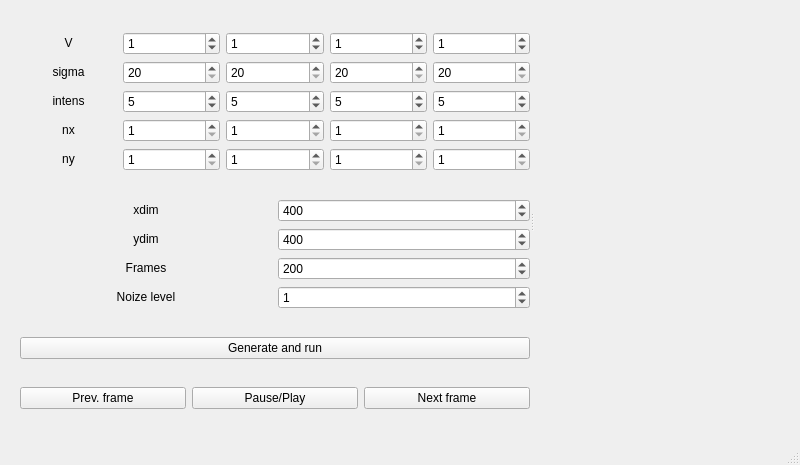
<?xml version="1.0" encoding="UTF-8"?>
<ui version="4.0">
 <class>matrix_main_window3</class>
 <widget class="QMainWindow" name="matrix_main_window3">
  <property name="geometry">
   <rect>
    <x>0</x>
    <y>0</y>
    <width>800</width>
    <height>465</height>
   </rect>
  </property>
  <property name="windowTitle">
   <string>MainWindow</string>
  </property>
  <widget class="QWidget" name="centralwidget">
   <widget class="QSplitter" name="splitter">
    <property name="geometry">
     <rect>
      <x>20</x>
      <y>10</y>
      <width>771</width>
      <height>421</height>
     </rect>
    </property>
    <property name="orientation">
     <enum>Qt::Horizontal</enum>
    </property>
    <widget class="QWidget" name="verticalLayoutWidget">
     <layout class="QVBoxLayout" name="verticalLayout">
      <item>
       <layout class="QGridLayout" name="gridLayout">
        <item row="2" column="2">
         <widget class="QSpinBox" name="intens2">
          <property name="maximum">
           <number>10</number>
          </property>
          <property name="value">
           <number>5</number>
          </property>
         </widget>
        </item>
        <item row="1" column="1">
         <widget class="QSpinBox" name="sigma1">
          <property name="minimum">
           <number>20</number>
          </property>
          <property name="maximum">
           <number>200</number>
          </property>
          <property name="singleStep">
           <number>20</number>
          </property>
          <property name="value">
           <number>20</number>
          </property>
         </widget>
        </item>
        <item row="3" column="2">
         <widget class="QSpinBox" name="nx2">
          <property name="minimum">
           <number>1</number>
          </property>
          <property name="maximum">
           <number>5</number>
          </property>
         </widget>
        </item>
        <item row="3" column="1">
         <widget class="QSpinBox" name="nx1">
          <property name="minimum">
           <number>1</number>
          </property>
          <property name="maximum">
           <number>5</number>
          </property>
         </widget>
        </item>
        <item row="2" column="4">
         <widget class="QSpinBox" name="intens4">
          <property name="maximum">
           <number>10</number>
          </property>
          <property name="value">
           <number>5</number>
          </property>
         </widget>
        </item>
        <item row="2" column="0">
         <widget class="QLabel" name="label_5">
          <property name="text">
           <string>&lt;html&gt;&lt;head/&gt;&lt;body&gt;&lt;p align=&quot;center&quot;&gt;intens&lt;/p&gt;&lt;/body&gt;&lt;/html&gt;</string>
          </property>
         </widget>
        </item>
        <item row="3" column="0">
         <widget class="QLabel" name="label_6">
          <property name="text">
           <string>&lt;html&gt;&lt;head/&gt;&lt;body&gt;&lt;p align=&quot;center&quot;&gt;nx&lt;/p&gt;&lt;/body&gt;&lt;/html&gt;</string>
          </property>
         </widget>
        </item>
        <item row="4" column="2">
         <widget class="QSpinBox" name="ny2">
          <property name="minimum">
           <number>1</number>
          </property>
          <property name="maximum">
           <number>5</number>
          </property>
         </widget>
        </item>
        <item row="0" column="3">
         <widget class="QSpinBox" name="v3">
          <property name="minimum">
           <number>-5</number>
          </property>
          <property name="maximum">
           <number>5</number>
          </property>
          <property name="value">
           <number>1</number>
          </property>
         </widget>
        </item>
        <item row="1" column="0">
         <widget class="QLabel" name="label_4">
          <property name="text">
           <string>&lt;html&gt;&lt;head/&gt;&lt;body&gt;&lt;p align=&quot;center&quot;&gt;sigma&lt;/p&gt;&lt;/body&gt;&lt;/html&gt;</string>
          </property>
         </widget>
        </item>
        <item row="2" column="3">
         <widget class="QSpinBox" name="intens3">
          <property name="maximum">
           <number>10</number>
          </property>
          <property name="value">
           <number>5</number>
          </property>
         </widget>
        </item>
        <item row="0" column="1">
         <widget class="QSpinBox" name="v1">
          <property name="minimum">
           <number>-5</number>
          </property>
          <property name="maximum">
           <number>5</number>
          </property>
          <property name="value">
           <number>1</number>
          </property>
         </widget>
        </item>
        <item row="0" column="0">
         <widget class="QLabel" name="label_3">
          <property name="text">
           <string>&lt;html&gt;&lt;head/&gt;&lt;body&gt;&lt;p align=&quot;center&quot;&gt;V&lt;/p&gt;&lt;/body&gt;&lt;/html&gt;</string>
          </property>
         </widget>
        </item>
        <item row="1" column="2">
         <widget class="QSpinBox" name="sigma2">
          <property name="minimum">
           <number>20</number>
          </property>
          <property name="maximum">
           <number>200</number>
          </property>
          <property name="singleStep">
           <number>20</number>
          </property>
          <property name="value">
           <number>20</number>
          </property>
         </widget>
        </item>
        <item row="4" column="0">
         <widget class="QLabel" name="label_7">
          <property name="text">
           <string>&lt;html&gt;&lt;head/&gt;&lt;body&gt;&lt;p align=&quot;center&quot;&gt;ny&lt;/p&gt;&lt;/body&gt;&lt;/html&gt;</string>
          </property>
         </widget>
        </item>
        <item row="4" column="4">
         <widget class="QSpinBox" name="ny4">
          <property name="minimum">
           <number>1</number>
          </property>
          <property name="maximum">
           <number>5</number>
          </property>
         </widget>
        </item>
        <item row="4" column="3">
         <widget class="QSpinBox" name="ny3">
          <property name="minimum">
           <number>1</number>
          </property>
          <property name="maximum">
           <number>5</number>
          </property>
         </widget>
        </item>
        <item row="2" column="1">
         <widget class="QSpinBox" name="intens1">
          <property name="maximum">
           <number>10</number>
          </property>
          <property name="value">
           <number>5</number>
          </property>
         </widget>
        </item>
        <item row="4" column="1">
         <widget class="QSpinBox" name="ny1">
          <property name="minimum">
           <number>1</number>
          </property>
          <property name="maximum">
           <number>5</number>
          </property>
         </widget>
        </item>
        <item row="1" column="3">
         <widget class="QSpinBox" name="sigma3">
          <property name="minimum">
           <number>20</number>
          </property>
          <property name="maximum">
           <number>200</number>
          </property>
          <property name="singleStep">
           <number>20</number>
          </property>
          <property name="value">
           <number>20</number>
          </property>
         </widget>
        </item>
        <item row="3" column="4">
         <widget class="QSpinBox" name="nx4">
          <property name="minimum">
           <number>1</number>
          </property>
          <property name="maximum">
           <number>5</number>
          </property>
         </widget>
        </item>
        <item row="3" column="3">
         <widget class="QSpinBox" name="nx3">
          <property name="minimum">
           <number>1</number>
          </property>
          <property name="maximum">
           <number>5</number>
          </property>
         </widget>
        </item>
        <item row="1" column="4">
         <widget class="QSpinBox" name="sigma4">
          <property name="minimum">
           <number>20</number>
          </property>
          <property name="maximum">
           <number>200</number>
          </property>
          <property name="singleStep">
           <number>20</number>
          </property>
          <property name="value">
           <number>20</number>
          </property>
         </widget>
        </item>
        <item row="0" column="4">
         <widget class="QSpinBox" name="v4">
          <property name="minimum">
           <number>-5</number>
          </property>
          <property name="maximum">
           <number>5</number>
          </property>
          <property name="value">
           <number>1</number>
          </property>
         </widget>
        </item>
        <item row="0" column="2">
         <widget class="QSpinBox" name="v2">
          <property name="minimum">
           <number>-5</number>
          </property>
          <property name="maximum">
           <number>5</number>
          </property>
          <property name="value">
           <number>1</number>
          </property>
         </widget>
        </item>
       </layout>
      </item>
      <item>
       <layout class="QGridLayout" name="gridLayout_2">
        <item row="1" column="0">
         <widget class="QLabel" name="label_2">
          <property name="text">
           <string>&lt;html&gt;&lt;head/&gt;&lt;body&gt;&lt;p align=&quot;center&quot;&gt;ydim&lt;/p&gt;&lt;/body&gt;&lt;/html&gt;</string>
          </property>
         </widget>
        </item>
        <item row="3" column="0">
         <widget class="QLabel" name="label10">
          <property name="text">
           <string>&lt;html&gt;&lt;head/&gt;&lt;body&gt;&lt;p align=&quot;center&quot;&gt;Noize level&lt;/p&gt;&lt;/body&gt;&lt;/html&gt;</string>
          </property>
         </widget>
        </item>
        <item row="2" column="1">
         <widget class="QSpinBox" name="frms">
          <property name="minimum">
           <number>50</number>
          </property>
          <property name="maximum">
           <number>1000</number>
          </property>
          <property name="singleStep">
           <number>50</number>
          </property>
          <property name="value">
           <number>200</number>
          </property>
         </widget>
        </item>
        <item row="3" column="1">
         <widget class="QSpinBox" name="noize">
          <property name="maximum">
           <number>10</number>
          </property>
          <property name="value">
           <number>1</number>
          </property>
         </widget>
        </item>
        <item row="2" column="0">
         <widget class="QLabel" name="label_8">
          <property name="text">
           <string>&lt;html&gt;&lt;head/&gt;&lt;body&gt;&lt;p align=&quot;center&quot;&gt;Frames&lt;/p&gt;&lt;/body&gt;&lt;/html&gt;</string>
          </property>
         </widget>
        </item>
        <item row="1" column="1">
         <widget class="QSpinBox" name="ydim">
          <property name="minimum">
           <number>100</number>
          </property>
          <property name="maximum">
           <number>1000</number>
          </property>
          <property name="singleStep">
           <number>100</number>
          </property>
          <property name="value">
           <number>400</number>
          </property>
         </widget>
        </item>
        <item row="0" column="1">
         <widget class="QSpinBox" name="xdim">
          <property name="minimum">
           <number>100</number>
          </property>
          <property name="maximum">
           <number>1000</number>
          </property>
          <property name="singleStep">
           <number>100</number>
          </property>
          <property name="value">
           <number>400</number>
          </property>
         </widget>
        </item>
        <item row="0" column="0">
         <widget class="QLabel" name="label">
          <property name="text">
           <string>&lt;html&gt;&lt;head/&gt;&lt;body&gt;&lt;p align=&quot;center&quot;&gt;xdim&lt;/p&gt;&lt;/body&gt;&lt;/html&gt;</string>
          </property>
         </widget>
        </item>
       </layout>
      </item>
      <item>
       <widget class="QPushButton" name="run_bnt">
        <property name="text">
         <string>Generate and run</string>
        </property>
       </widget>
      </item>
      <item>
       <layout class="QHBoxLayout" name="horizontalLayout">
        <item>
         <widget class="QPushButton" name="pushButton">
          <property name="text">
           <string>Prev. frame</string>
          </property>
         </widget>
        </item>
        <item>
         <widget class="QPushButton" name="pause_btn">
          <property name="text">
           <string>Pause/Play</string>
          </property>
         </widget>
        </item>
        <item>
         <widget class="QPushButton" name="pushButton_2">
          <property name="text">
           <string>Next frame</string>
          </property>
         </widget>
        </item>
       </layout>
      </item>
     </layout>
    </widget>
    <widget class="MatrixWidget" name="matrix_widget" native="true">
     <property name="minimumSize">
      <size>
       <width>127</width>
       <height>0</height>
      </size>
     </property>
    </widget>
   </widget>
  </widget>
  <widget class="QMenuBar" name="menubar">
   <property name="geometry">
    <rect>
     <x>0</x>
     <y>0</y>
     <width>800</width>
     <height>20</height>
    </rect>
   </property>
  </widget>
  <widget class="QStatusBar" name="statusbar"/>
 </widget>
 <customwidgets>
  <customwidget>
   <class>MatrixWidget</class>
   <extends>QWidget</extends>
   <header location="global">pure_widget</header>
   <container>1</container>
  </customwidget>
 </customwidgets>
 <resources/>
 <connections>
  <connection>
   <sender>v1</sender>
   <signal>valueChanged(int)</signal>
   <receiver>matrix_main_window3</receiver>
   <slot>set_v1()</slot>
   <hints>
    <hint type="sourcelabel">
     <x>242</x>
     <y>55</y>
    </hint>
    <hint type="destinationlabel">
     <x>565</x>
     <y>29</y>
    </hint>
   </hints>
  </connection>
  <connection>
   <sender>v2</sender>
   <signal>valueChanged(int)</signal>
   <receiver>matrix_main_window3</receiver>
   <slot>set_v2()</slot>
   <hints>
    <hint type="sourcelabel">
     <x>360</x>
     <y>55</y>
    </hint>
    <hint type="destinationlabel">
     <x>635</x>
     <y>27</y>
    </hint>
   </hints>
  </connection>
  <connection>
   <sender>v3</sender>
   <signal>valueChanged(int)</signal>
   <receiver>matrix_main_window3</receiver>
   <slot>set_v3()</slot>
   <hints>
    <hint type="sourcelabel">
     <x>479</x>
     <y>55</y>
    </hint>
    <hint type="destinationlabel">
     <x>701</x>
     <y>29</y>
    </hint>
   </hints>
  </connection>
  <connection>
   <sender>v4</sender>
   <signal>valueChanged(int)</signal>
   <receiver>matrix_main_window3</receiver>
   <slot>set_v4()</slot>
   <hints>
    <hint type="sourcelabel">
     <x>597</x>
     <y>55</y>
    </hint>
    <hint type="destinationlabel">
     <x>777</x>
     <y>31</y>
    </hint>
   </hints>
  </connection>
  <connection>
   <sender>sigma4</sender>
   <signal>valueChanged(int)</signal>
   <receiver>matrix_main_window3</receiver>
   <slot>set_sigma4()</slot>
   <hints>
    <hint type="sourcelabel">
     <x>597</x>
     <y>85</y>
    </hint>
    <hint type="destinationlabel">
     <x>780</x>
     <y>63</y>
    </hint>
   </hints>
  </connection>
  <connection>
   <sender>sigma3</sender>
   <signal>valueChanged(int)</signal>
   <receiver>matrix_main_window3</receiver>
   <slot>set_sigma3()</slot>
   <hints>
    <hint type="sourcelabel">
     <x>479</x>
     <y>85</y>
    </hint>
    <hint type="destinationlabel">
     <x>737</x>
     <y>69</y>
    </hint>
   </hints>
  </connection>
  <connection>
   <sender>sigma2</sender>
   <signal>valueChanged(int)</signal>
   <receiver>matrix_main_window3</receiver>
   <slot>set_sigma2()</slot>
   <hints>
    <hint type="sourcelabel">
     <x>360</x>
     <y>85</y>
    </hint>
    <hint type="destinationlabel">
     <x>703</x>
     <y>74</y>
    </hint>
   </hints>
  </connection>
  <connection>
   <sender>sigma1</sender>
   <signal>valueChanged(int)</signal>
   <receiver>matrix_main_window3</receiver>
   <slot>set_sigma1()</slot>
   <hints>
    <hint type="sourcelabel">
     <x>242</x>
     <y>85</y>
    </hint>
    <hint type="destinationlabel">
     <x>670</x>
     <y>81</y>
    </hint>
   </hints>
  </connection>
  <connection>
   <sender>intens1</sender>
   <signal>valueChanged(int)</signal>
   <receiver>matrix_main_window3</receiver>
   <slot>set_intens1()</slot>
   <hints>
    <hint type="sourcelabel">
     <x>242</x>
     <y>115</y>
    </hint>
    <hint type="destinationlabel">
     <x>554</x>
     <y>106</y>
    </hint>
   </hints>
  </connection>
  <connection>
   <sender>intens2</sender>
   <signal>valueChanged(int)</signal>
   <receiver>matrix_main_window3</receiver>
   <slot>set_intens2()</slot>
   <hints>
    <hint type="sourcelabel">
     <x>360</x>
     <y>115</y>
    </hint>
    <hint type="destinationlabel">
     <x>571</x>
     <y>118</y>
    </hint>
   </hints>
  </connection>
  <connection>
   <sender>intens3</sender>
   <signal>valueChanged(int)</signal>
   <receiver>matrix_main_window3</receiver>
   <slot>set_intens3()</slot>
   <hints>
    <hint type="sourcelabel">
     <x>479</x>
     <y>115</y>
    </hint>
    <hint type="destinationlabel">
     <x>683</x>
     <y>107</y>
    </hint>
   </hints>
  </connection>
  <connection>
   <sender>intens4</sender>
   <signal>valueChanged(int)</signal>
   <receiver>matrix_main_window3</receiver>
   <slot>set_intens4()</slot>
   <hints>
    <hint type="sourcelabel">
     <x>597</x>
     <y>115</y>
    </hint>
    <hint type="destinationlabel">
     <x>783</x>
     <y>110</y>
    </hint>
   </hints>
  </connection>
  <connection>
   <sender>nx1</sender>
   <signal>valueChanged(int)</signal>
   <receiver>matrix_main_window3</receiver>
   <slot>set_nx1()</slot>
   <hints>
    <hint type="sourcelabel">
     <x>242</x>
     <y>145</y>
    </hint>
    <hint type="destinationlabel">
     <x>553</x>
     <y>149</y>
    </hint>
   </hints>
  </connection>
  <connection>
   <sender>nx2</sender>
   <signal>valueChanged(int)</signal>
   <receiver>matrix_main_window3</receiver>
   <slot>set_nx2()</slot>
   <hints>
    <hint type="sourcelabel">
     <x>360</x>
     <y>145</y>
    </hint>
    <hint type="destinationlabel">
     <x>635</x>
     <y>146</y>
    </hint>
   </hints>
  </connection>
  <connection>
   <sender>nx3</sender>
   <signal>valueChanged(int)</signal>
   <receiver>matrix_main_window3</receiver>
   <slot>set_nx3()</slot>
   <hints>
    <hint type="sourcelabel">
     <x>479</x>
     <y>145</y>
    </hint>
    <hint type="destinationlabel">
     <x>684</x>
     <y>159</y>
    </hint>
   </hints>
  </connection>
  <connection>
   <sender>nx4</sender>
   <signal>valueChanged(int)</signal>
   <receiver>matrix_main_window3</receiver>
   <slot>set_nx4()</slot>
   <hints>
    <hint type="sourcelabel">
     <x>597</x>
     <y>145</y>
    </hint>
    <hint type="destinationlabel">
     <x>774</x>
     <y>147</y>
    </hint>
   </hints>
  </connection>
  <connection>
   <sender>ny1</sender>
   <signal>valueChanged(int)</signal>
   <receiver>matrix_main_window3</receiver>
   <slot>set_ny1()</slot>
   <hints>
    <hint type="sourcelabel">
     <x>242</x>
     <y>175</y>
    </hint>
    <hint type="destinationlabel">
     <x>558</x>
     <y>189</y>
    </hint>
   </hints>
  </connection>
  <connection>
   <sender>ny2</sender>
   <signal>valueChanged(int)</signal>
   <receiver>matrix_main_window3</receiver>
   <slot>set_ny2()</slot>
   <hints>
    <hint type="sourcelabel">
     <x>360</x>
     <y>175</y>
    </hint>
    <hint type="destinationlabel">
     <x>636</x>
     <y>189</y>
    </hint>
   </hints>
  </connection>
  <connection>
   <sender>ny3</sender>
   <signal>valueChanged(int)</signal>
   <receiver>matrix_main_window3</receiver>
   <slot>set_ny3()</slot>
   <hints>
    <hint type="sourcelabel">
     <x>479</x>
     <y>175</y>
    </hint>
    <hint type="destinationlabel">
     <x>714</x>
     <y>187</y>
    </hint>
   </hints>
  </connection>
  <connection>
   <sender>ny4</sender>
   <signal>valueChanged(int)</signal>
   <receiver>matrix_main_window3</receiver>
   <slot>set_ny4()</slot>
   <hints>
    <hint type="sourcelabel">
     <x>597</x>
     <y>175</y>
    </hint>
    <hint type="destinationlabel">
     <x>768</x>
     <y>200</y>
    </hint>
   </hints>
  </connection>
  <connection>
   <sender>xdim</sender>
   <signal>valueChanged(int)</signal>
   <receiver>matrix_main_window3</receiver>
   <slot>set_xdim()</slot>
   <hints>
    <hint type="sourcelabel">
     <x>597</x>
     <y>207</y>
    </hint>
    <hint type="destinationlabel">
     <x>591</x>
     <y>270</y>
    </hint>
   </hints>
  </connection>
  <connection>
   <sender>ydim</sender>
   <signal>valueChanged(int)</signal>
   <receiver>matrix_main_window3</receiver>
   <slot>set_ydim()</slot>
   <hints>
    <hint type="sourcelabel">
     <x>597</x>
     <y>237</y>
    </hint>
    <hint type="destinationlabel">
     <x>593</x>
     <y>336</y>
    </hint>
   </hints>
  </connection>
  <connection>
   <sender>frms</sender>
   <signal>valueChanged(int)</signal>
   <receiver>matrix_main_window3</receiver>
   <slot>set_frms()</slot>
   <hints>
    <hint type="sourcelabel">
     <x>597</x>
     <y>267</y>
    </hint>
    <hint type="destinationlabel">
     <x>597</x>
     <y>393</y>
    </hint>
   </hints>
  </connection>
  <connection>
   <sender>run_bnt</sender>
   <signal>clicked()</signal>
   <receiver>matrix_main_window3</receiver>
   <slot>run_button()</slot>
   <hints>
    <hint type="sourcelabel">
     <x>364</x>
     <y>327</y>
    </hint>
    <hint type="destinationlabel">
     <x>589</x>
     <y>454</y>
    </hint>
   </hints>
  </connection>
  <connection>
   <sender>pause_btn</sender>
   <signal>clicked()</signal>
   <receiver>matrix_main_window3</receiver>
   <slot>pause()</slot>
   <hints>
    <hint type="sourcelabel">
     <x>286</x>
     <y>374</y>
    </hint>
    <hint type="destinationlabel">
     <x>589</x>
     <y>498</y>
    </hint>
   </hints>
  </connection>
  <connection>
   <sender>pushButton_2</sender>
   <signal>clicked()</signal>
   <receiver>matrix_main_window3</receiver>
   <slot>next()</slot>
   <hints>
    <hint type="sourcelabel">
     <x>463</x>
     <y>372</y>
    </hint>
    <hint type="destinationlabel">
     <x>554</x>
     <y>506</y>
    </hint>
   </hints>
  </connection>
  <connection>
   <sender>pushButton</sender>
   <signal>clicked()</signal>
   <receiver>matrix_main_window3</receiver>
   <slot>prev()</slot>
   <hints>
    <hint type="sourcelabel">
     <x>112</x>
     <y>374</y>
    </hint>
    <hint type="destinationlabel">
     <x>504</x>
     <y>515</y>
    </hint>
   </hints>
  </connection>
  <connection>
   <sender>noize</sender>
   <signal>valueChanged(int)</signal>
   <receiver>matrix_main_window3</receiver>
   <slot>set_noize()</slot>
   <hints>
    <hint type="sourcelabel">
     <x>493</x>
     <y>289</y>
    </hint>
    <hint type="destinationlabel">
     <x>673</x>
     <y>500</y>
    </hint>
   </hints>
  </connection>
 </connections>
 <slots>
  <slot>run_button()</slot>
  <slot>set_frms()</slot>
  <slot>set_ydim()</slot>
  <slot>set_xdim()</slot>
  <slot>set_v1()</slot>
  <slot>set_v3()</slot>
  <slot>set_v2()</slot>
  <slot>set_v4()</slot>
  <slot>set_sigma1()</slot>
  <slot>set_sigma2()</slot>
  <slot>set_sigma3()</slot>
  <slot>set_sigma4()</slot>
  <slot>set_intens1()</slot>
  <slot>set_intens2()</slot>
  <slot>set_intens3()</slot>
  <slot>set_intens4()</slot>
  <slot>set_nx1()</slot>
  <slot>set_nx2()</slot>
  <slot>set_nx3()</slot>
  <slot>set_nx4()</slot>
  <slot>set_ny2()</slot>
  <slot>set_ny1()</slot>
  <slot>set_ny3()</slot>
  <slot>set_ny4()</slot>
  <slot>pause()</slot>
  <slot>next()</slot>
  <slot>prev()</slot>
  <slot>set_noize()</slot>
 </slots>
</ui>
